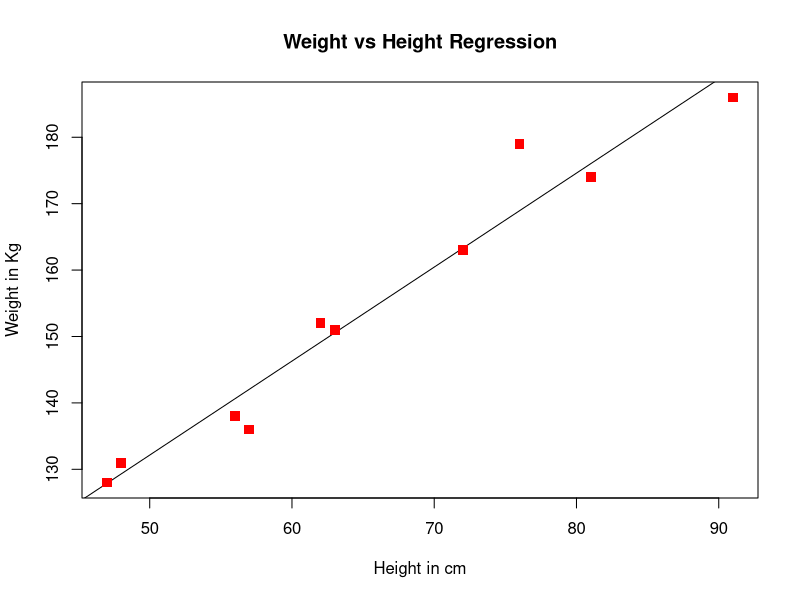

Generate this figure with R:
#Linear Regression in R
#Two example vectors. Assume y is dependent on and only on x
y <- c(151, 174, 138, 186, 128, 136, 179, 163, 152, 131)
x <- c(63, 81, 56, 91, 47, 57, 76, 72, 62, 48)
#Store the linear model of relationship between y and x in a variable called relation
relation <- lm(x~y)
#Print the value of a and b in the linear model which goes like y=ax+b
print(relation)
#Print Summary of the relation which tells about the measures of deviation in our model
print(summary(relation))
#Store two values of heights whose weights you want to predict
a <- data.frame(y = c(170,100))
#Use predict function to predict the value of the x based on the linearly modeled relation
result <-  predict(relation,a)
#print the 2 predicted values
print(result)

plot(x,y,col = "red",main = "Weight vs Height Regression",
     abline(lm(y~x)),cex = 1.3,pch = 15,xlab = "Height in cm",ylab = "Weight in Kg")
